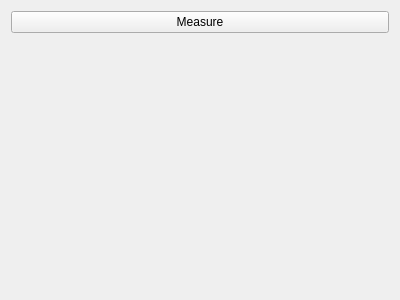
<?xml version="1.0" encoding="UTF-8"?>
<ui version="4.0">
 <class>wCamera</class>
 <widget class="QWidget" name="wCamera">
  <property name="geometry">
   <rect>
    <x>0</x>
    <y>0</y>
    <width>400</width>
    <height>300</height>
   </rect>
  </property>
  <property name="windowTitle">
   <string>Form</string>
  </property>
  <layout class="QVBoxLayout" name="verticalLayout">
   <item>
    <widget class="QPushButton" name="bMeasure">
     <property name="text">
      <string>Measure</string>
     </property>
    </widget>
   </item>
   <item>
    <widget class="PlotWidget" name="wPlot" native="true"/>
   </item>
  </layout>
 </widget>
 <customwidgets>
  <customwidget>
   <class>PlotWidget</class>
   <extends>QWidget</extends>
   <header location="global">pyqtgraph</header>
   <container>1</container>
  </customwidget>
 </customwidgets>
 <resources/>
 <connections/>
</ui>
